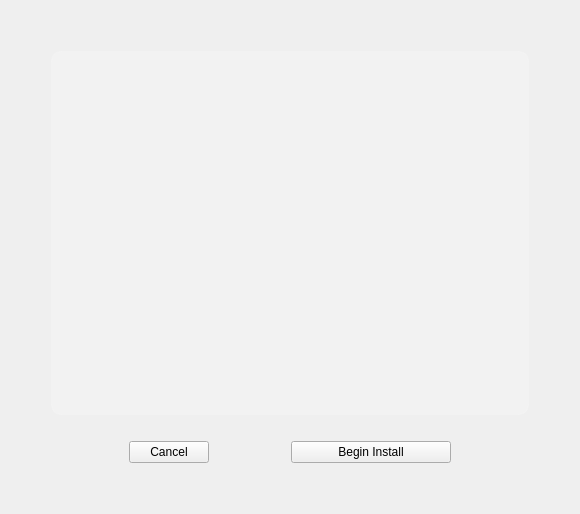
<ui version="4.0" >
 <class>SummaryWidget</class>
 <widget class="QWidget" name="SummaryWidget" >
  <property name="geometry" >
   <rect>
    <x>0</x>
    <y>0</y>
    <width>580</width>
    <height>514</height>
   </rect>
  </property>
  <property name="windowTitle" >
   <string>Form</string>
  </property>
  <property name="styleSheet" >
   <string notr="true" />
  </property>
  <layout class="QGridLayout" name="gridLayout" >
   <item row="0" column="3" >
    <spacer>
     <property name="orientation" >
      <enum>Qt::Vertical</enum>
     </property>
     <property name="sizeType" >
      <enum>QSizePolicy::Fixed</enum>
     </property>
     <property name="sizeHint" stdset="0" >
      <size>
       <width>20</width>
       <height>40</height>
      </size>
     </property>
    </spacer>
   </item>
   <item row="1" column="0" >
    <spacer>
     <property name="orientation" >
      <enum>Qt::Horizontal</enum>
     </property>
     <property name="sizeType" >
      <enum>QSizePolicy::Fixed</enum>
     </property>
     <property name="sizeHint" stdset="0" >
      <size>
       <width>40</width>
       <height>20</height>
      </size>
     </property>
    </spacer>
   </item>
   <item row="1" column="1" colspan="5" >
    <widget class="QTextEdit" name="content" >
     <property name="styleSheet" >
      <string notr="true" >background-color: rgba(255, 255, 255, 40);
border:1px solid rgba(255, 255, 255, 40);
border-radius:10px;
padding:10px;
padding-top:30px;</string>
     </property>
     <property name="lineWidth" >
      <number>0</number>
     </property>
     <property name="verticalScrollBarPolicy" >
      <enum>Qt::ScrollBarAsNeeded</enum>
     </property>
     <property name="horizontalScrollBarPolicy" >
      <enum>Qt::ScrollBarAsNeeded</enum>
     </property>
     <property name="readOnly" >
      <bool>true</bool>
     </property>
    </widget>
   </item>
   <item row="1" column="6" >
    <spacer>
     <property name="orientation" >
      <enum>Qt::Horizontal</enum>
     </property>
     <property name="sizeType" >
      <enum>QSizePolicy::Fixed</enum>
     </property>
     <property name="sizeHint" stdset="0" >
      <size>
       <width>40</width>
       <height>20</height>
      </size>
     </property>
    </spacer>
   </item>
   <item row="2" column="3" >
    <spacer>
     <property name="orientation" >
      <enum>Qt::Vertical</enum>
     </property>
     <property name="sizeType" >
      <enum>QSizePolicy::Fixed</enum>
     </property>
     <property name="sizeHint" stdset="0" >
      <size>
       <width>20</width>
       <height>20</height>
      </size>
     </property>
    </spacer>
   </item>
   <item row="3" column="1" >
    <spacer name="horizontalSpacer" >
     <property name="orientation" >
      <enum>Qt::Horizontal</enum>
     </property>
     <property name="sizeHint" stdset="0" >
      <size>
       <width>125</width>
       <height>20</height>
      </size>
     </property>
    </spacer>
   </item>
   <item row="3" column="2" >
    <widget class="QPushButton" name="cancel" >
     <property name="text" >
      <string>Cancel</string>
     </property>
    </widget>
   </item>
   <item row="3" column="3" >
    <spacer name="horizontalSpacer_2" >
     <property name="orientation" >
      <enum>Qt::Horizontal</enum>
     </property>
     <property name="sizeHint" stdset="0" >
      <size>
       <width>124</width>
       <height>20</height>
      </size>
     </property>
    </spacer>
   </item>
   <item row="3" column="4" >
    <widget class="QPushButton" name="install" >
     <property name="minimumSize" >
      <size>
       <width>160</width>
       <height>0</height>
      </size>
     </property>
     <property name="text" >
      <string>Begin Install</string>
     </property>
    </widget>
   </item>
   <item row="3" column="5" >
    <spacer name="horizontalSpacer_3" >
     <property name="orientation" >
      <enum>Qt::Horizontal</enum>
     </property>
     <property name="sizeHint" stdset="0" >
      <size>
       <width>125</width>
       <height>20</height>
      </size>
     </property>
    </spacer>
   </item>
   <item row="4" column="3" >
    <spacer>
     <property name="orientation" >
      <enum>Qt::Vertical</enum>
     </property>
     <property name="sizeType" >
      <enum>QSizePolicy::Fixed</enum>
     </property>
     <property name="sizeHint" stdset="0" >
      <size>
       <width>20</width>
       <height>40</height>
      </size>
     </property>
    </spacer>
   </item>
  </layout>
 </widget>
 <resources>
  <include location="../../data.qrc" />
 </resources>
 <connections/>
</ui>
